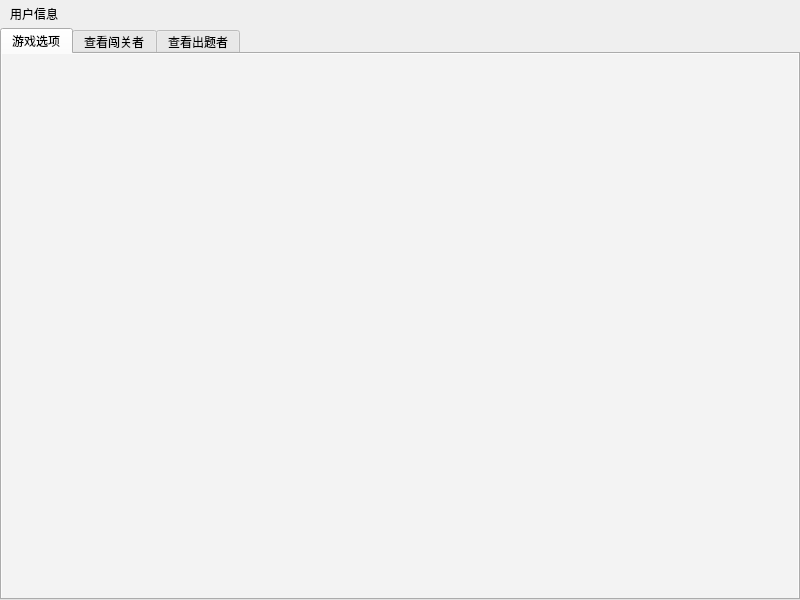
<?xml version="1.0" encoding="UTF-8"?>
<ui version="4.0">
 <class>MainWindow</class>
 <widget class="QMainWindow" name="MainWindow">
  <property name="geometry">
   <rect>
    <x>0</x>
    <y>0</y>
    <width>800</width>
    <height>600</height>
   </rect>
  </property>
  <property name="windowTitle">
   <string>单词消除游戏</string>
  </property>
  <widget class="QWidget" name="centralwidget">
   <widget class="QTabWidget" name="tabWidget">
    <property name="geometry">
     <rect>
      <x>0</x>
      <y>28</y>
      <width>800</width>
      <height>572</height>
     </rect>
    </property>
    <property name="currentIndex">
     <number>0</number>
    </property>
    <widget class="QWidget" name="game_option">
     <property name="styleSheet">
      <string notr="true">background-color:rgb(243, 243, 243);</string>
     </property>
     <attribute name="title">
      <string>游戏选项</string>
     </attribute>
    </widget>
    <widget class="QWidget" name="player_show">
     <property name="styleSheet">
      <string notr="true">background-color:rgb(243, 243, 243);</string>
     </property>
     <attribute name="title">
      <string>查看闯关者</string>
     </attribute>
     <widget class="QTableView" name="player_table">
      <property name="geometry">
       <rect>
        <x>0</x>
        <y>0</y>
        <width>796</width>
        <height>541</height>
       </rect>
      </property>
     </widget>
    </widget>
    <widget class="QWidget" name="manager_show">
     <property name="styleSheet">
      <string notr="true">background-color:rgb(243, 243, 243);</string>
     </property>
     <attribute name="title">
      <string>查看出题者</string>
     </attribute>
     <widget class="QTableView" name="manager_table">
      <property name="geometry">
       <rect>
        <x>0</x>
        <y>0</y>
        <width>796</width>
        <height>541</height>
       </rect>
      </property>
     </widget>
    </widget>
   </widget>
   <widget class="QLabel" name="label">
    <property name="geometry">
     <rect>
      <x>10</x>
      <y>5</y>
      <width>780</width>
      <height>17</height>
     </rect>
    </property>
    <property name="text">
     <string>用户信息</string>
    </property>
   </widget>
  </widget>
  <widget class="QMenuBar" name="menubar">
   <property name="geometry">
    <rect>
     <x>0</x>
     <y>0</y>
     <width>800</width>
     <height>28</height>
    </rect>
   </property>
  </widget>
 </widget>
 <resources/>
 <connections/>
</ui>
